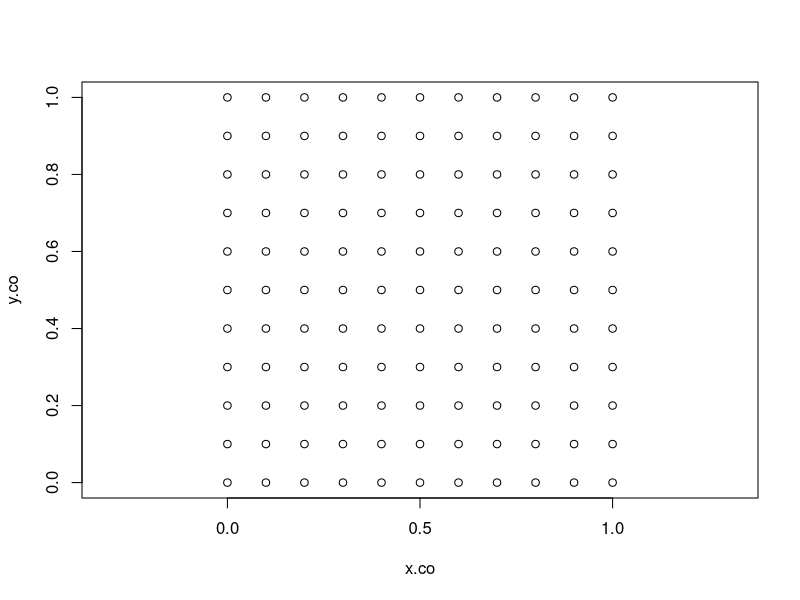
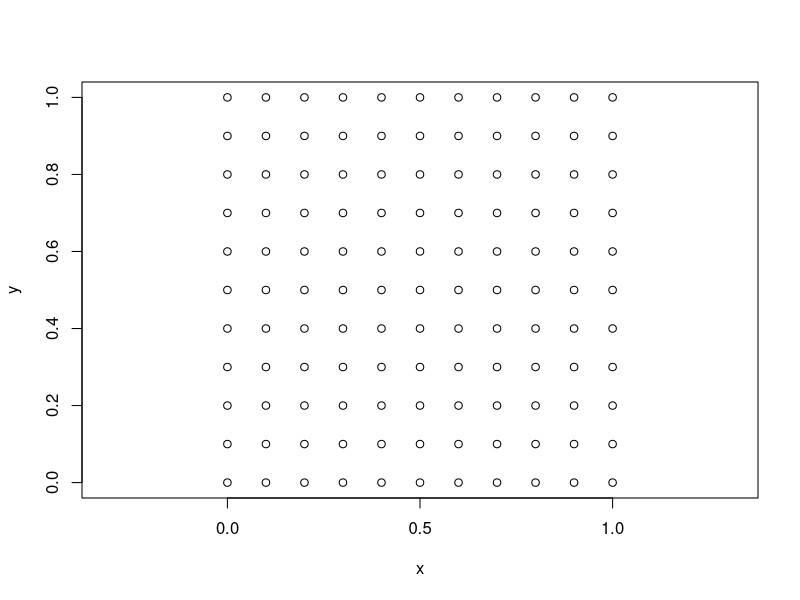
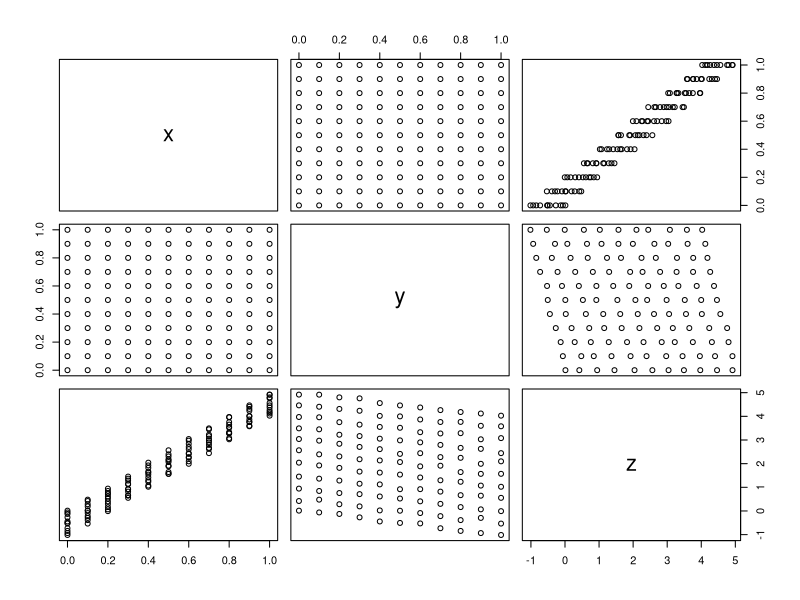
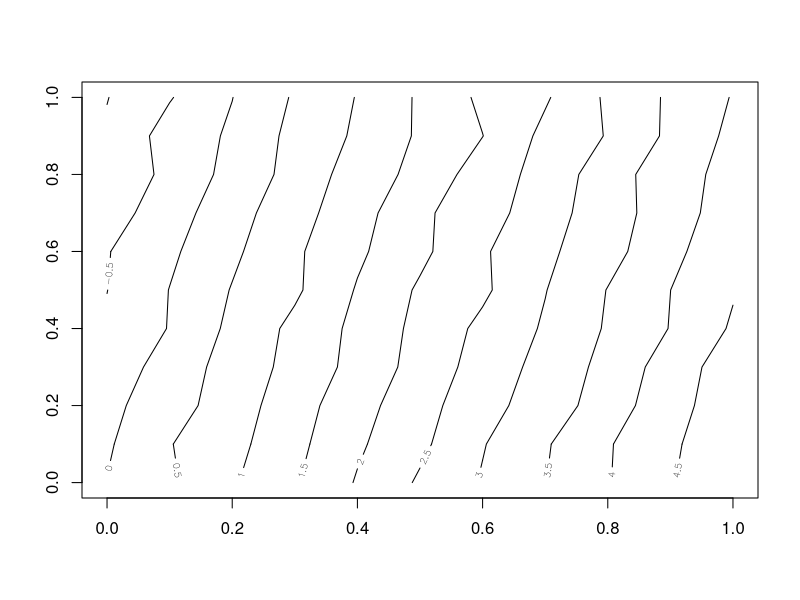
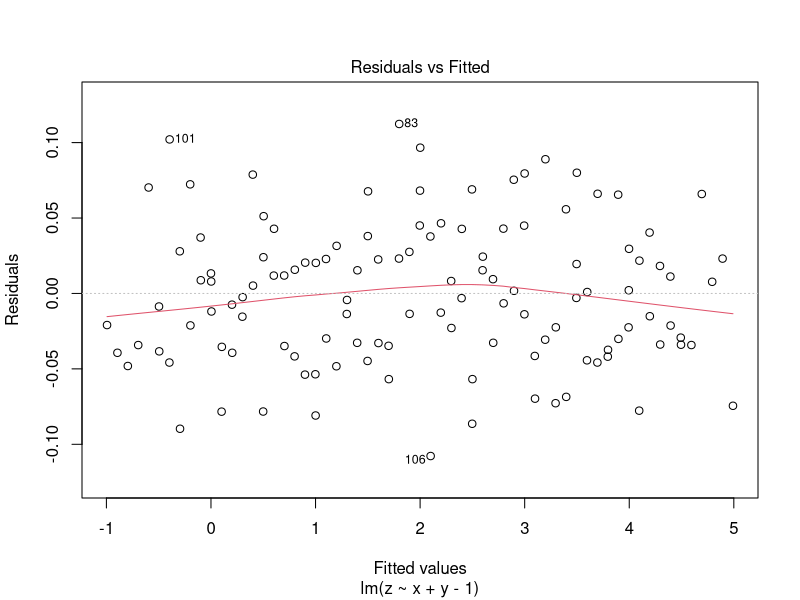
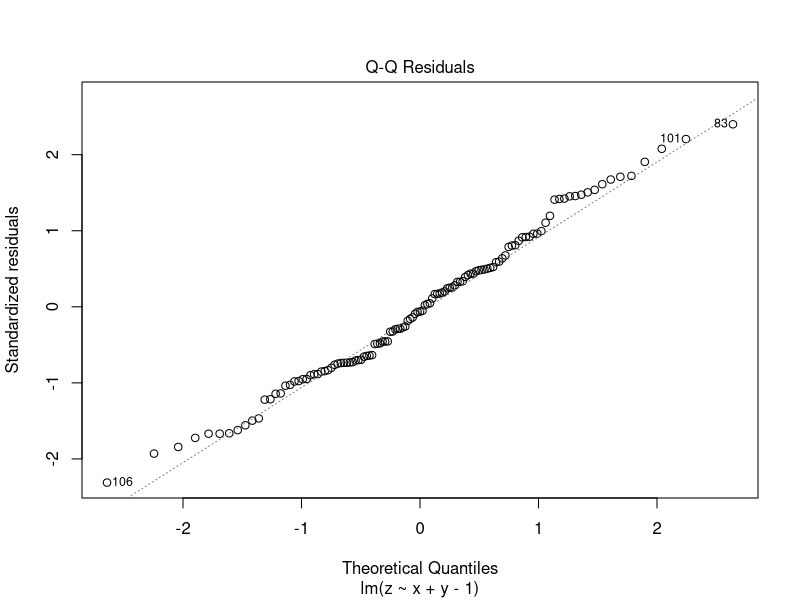
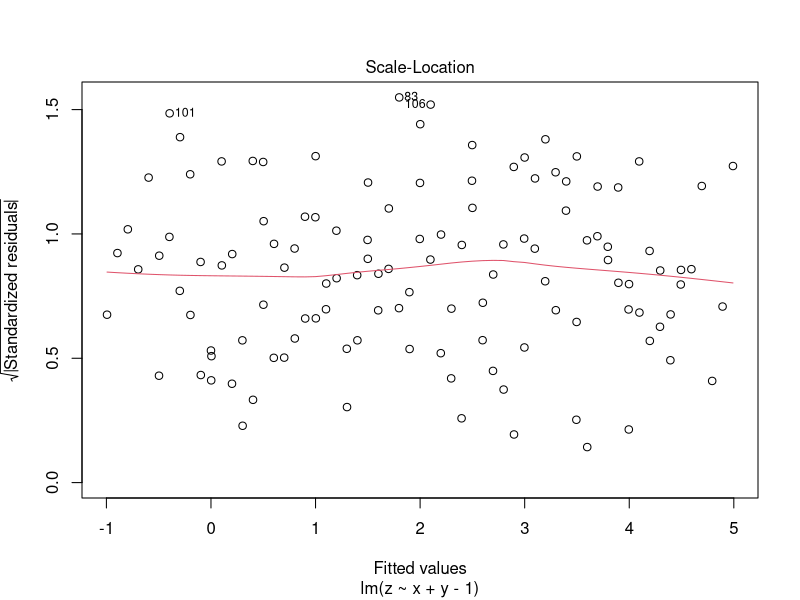
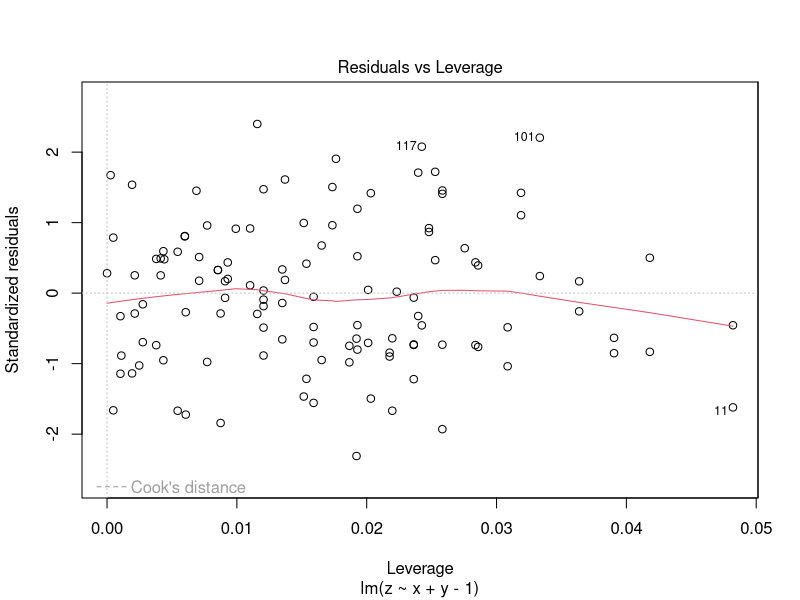

Reproduce these figures in R, in order.
## Simple linear spatial regression
## Grid creation
x.co <- rep(seq(0,1,0.1),11)
y.co <- rep(seq(0,1,0.1),length = 121, each=11)
plot(x.co,y.co, asp=T)

surf.df <- data.frame(x=x.co, y=y.co)
plot(surf.df, asp=TRUE)

surf.df$z <- 5*surf.df$x - surf.df$y + rnorm(121,sd=0.05)
plot(surf.df) # scatter plot matrix

## Contour plot
surf.mat <- matrix(surf.df$z, nrow=11)
contour(seq(0,1,0.1), seq(0,1,0.1), surf.mat)

surf.lm <- lm(z ~ x + y - 1, data = surf.df)
summary(surf.lm)
plot(surf.lm)
